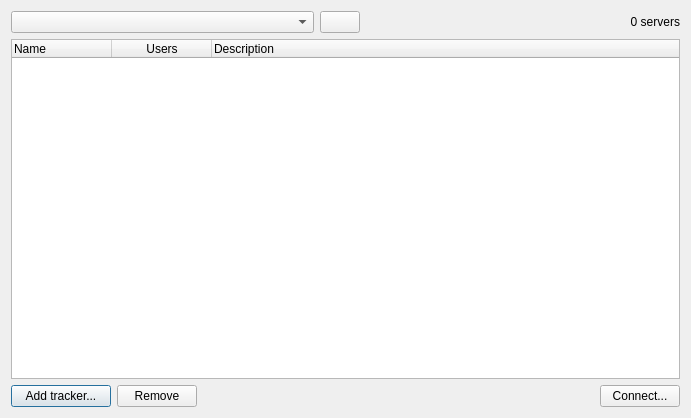
<?xml version="1.0" encoding="UTF-8"?>
<ui version="4.0">
 <class>DialogTrackers</class>
 <widget class="QDialog" name="DialogTrackers">
  <property name="windowModality">
   <enum>Qt::ApplicationModal</enum>
  </property>
  <property name="geometry">
   <rect>
    <x>0</x>
    <y>0</y>
    <width>691</width>
    <height>418</height>
   </rect>
  </property>
  <property name="minimumSize">
   <size>
    <width>640</width>
    <height>337</height>
   </size>
  </property>
  <property name="windowTitle">
   <string>Trackers</string>
  </property>
  <layout class="QGridLayout" name="gridLayout">
   <item row="0" column="0" colspan="3">
    <widget class="QComboBox" name="comboBox">
     <property name="sizePolicy">
      <sizepolicy hsizetype="Expanding" vsizetype="Fixed">
       <horstretch>0</horstretch>
       <verstretch>0</verstretch>
      </sizepolicy>
     </property>
    </widget>
   </item>
   <item row="0" column="6">
    <widget class="QLabel" name="label">
     <property name="text">
      <string>0 servers</string>
     </property>
     <property name="textFormat">
      <enum>Qt::PlainText</enum>
     </property>
     <property name="alignment">
      <set>Qt::AlignRight|Qt::AlignTrailing|Qt::AlignVCenter</set>
     </property>
    </widget>
   </item>
   <item row="1" column="0" colspan="7">
    <widget class="QTreeWidget" name="treeWidget">
     <property name="indentation">
      <number>2</number>
     </property>
     <property name="itemsExpandable">
      <bool>false</bool>
     </property>
     <property name="sortingEnabled">
      <bool>false</bool>
     </property>
     <property name="animated">
      <bool>true</bool>
     </property>
     <property name="expandsOnDoubleClick">
      <bool>false</bool>
     </property>
     <property name="columnCount">
      <number>3</number>
     </property>
     <column>
      <property name="text">
       <string>Name</string>
      </property>
     </column>
     <column>
      <property name="text">
       <string>Users</string>
      </property>
      <property name="textAlignment">
       <set>AlignCenter</set>
      </property>
     </column>
     <column>
      <property name="text">
       <string>Description</string>
      </property>
     </column>
    </widget>
   </item>
   <item row="2" column="0">
    <widget class="QPushButton" name="pushButton">
     <property name="minimumSize">
      <size>
       <width>100</width>
       <height>0</height>
      </size>
     </property>
     <property name="text">
      <string>Add tracker...</string>
     </property>
    </widget>
   </item>
   <item row="2" column="1">
    <widget class="QPushButton" name="pushButton_2">
     <property name="enabled">
      <bool>true</bool>
     </property>
     <property name="text">
      <string>Remove</string>
     </property>
    </widget>
   </item>
   <item row="2" column="2" colspan="4">
    <spacer name="horizontalSpacer">
     <property name="orientation">
      <enum>Qt::Horizontal</enum>
     </property>
     <property name="sizeHint" stdset="0">
      <size>
       <width>465</width>
       <height>20</height>
      </size>
     </property>
    </spacer>
   </item>
   <item row="2" column="6">
    <widget class="QPushButton" name="pushButton_3">
     <property name="text">
      <string>Connect...</string>
     </property>
    </widget>
   </item>
   <item row="0" column="3">
    <widget class="QPushButton" name="buttonRefresh">
     <property name="sizePolicy">
      <sizepolicy hsizetype="Fixed" vsizetype="Fixed">
       <horstretch>0</horstretch>
       <verstretch>0</verstretch>
      </sizepolicy>
     </property>
     <property name="text">
      <string/>
     </property>
     <property name="icon">
      <iconset resource="resources.qrc">
       <normaloff>:/general/interfaceIcons/generalRefresh.png</normaloff>:/general/interfaceIcons/generalRefresh.png</iconset>
     </property>
     <property name="iconSize">
      <size>
       <width>16</width>
       <height>16</height>
      </size>
     </property>
    </widget>
   </item>
  </layout>
 </widget>
 <resources>
  <include location="resources.qrc"/>
 </resources>
 <connections/>
</ui>
